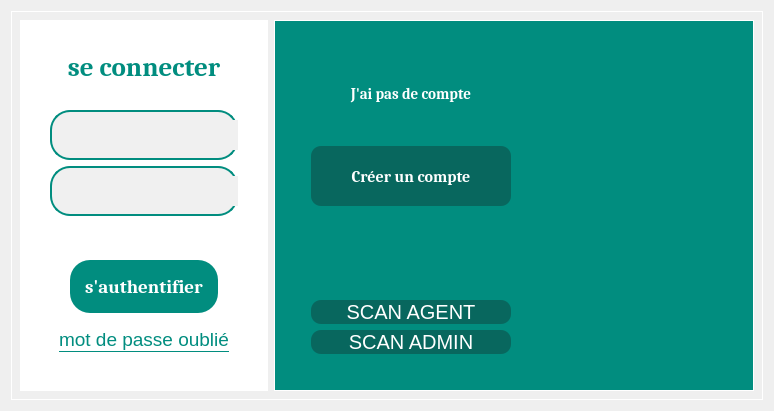
      <widget class="QWidget" name="page_4">
       <layout class="QHBoxLayout" name="horizontalLayout_8">
        <item>
         <widget class="QWidget" name="widget_4" native="true">
          <property name="styleSheet">
           <string notr="true">border: 1px solid #fff;</string>
          </property>
          <layout class="QHBoxLayout" name="horizontalLayout_9">
           <item>
            <widget class="QFrame" name="frame_f2">
             <property name="styleSheet">
              <string notr="true">   background:#fff;</string>
             </property>
             <property name="frameShape">
              <enum>QFrame::StyledPanel</enum>
             </property>
             <property name="frameShadow">
              <enum>QFrame::Raised</enum>
             </property>
             <layout class="QVBoxLayout" name="verticalLayout_14">
              <item>
               <widget class="QFrame" name="frame_19">
                <property name="styleSheet">
                 <string notr="true">   background:#fff;</string>
                </property>
                <property name="frameShape">
                 <enum>QFrame::StyledPanel</enum>
                </property>
                <property name="frameShadow">
                 <enum>QFrame::Raised</enum>
                </property>
                <layout class="QVBoxLayout" name="verticalLayout_15">
                 <item>
                  <widget class="QFrame" name="frame_20">
                   <property name="frameShape">
                    <enum>QFrame::StyledPanel</enum>
                   </property>
                   <property name="frameShadow">
                    <enum>QFrame::Raised</enum>
                   </property>
                   <layout class="QHBoxLayout" name="horizontalLayout_10">
                    <item>
                     <widget class="QLabel" name="label_15">
                      <property name="font">
                       <font>
                        <family>cambria</family>
                        <pointsize>20</pointsize>
                        <weight>75</weight>
                        <bold>true</bold>
                       </font>
                      </property>
                      <property name="styleSheet">
                       <string notr="true">color:rgb(1, 141, 127);</string>
                      </property>
                      <property name="text">
                       <string>se connecter</string>
                      </property>
                      <property name="alignment">
                       <set>Qt::AlignCenter</set>
                      </property>
                     </widget>
                    </item>
                   </layout>
                  </widget>
                 </item>
                 <item>
                  <widget class="QFrame" name="frame_21">
                   <property name="frameShape">
                    <enum>QFrame::StyledPanel</enum>
                   </property>
                   <property name="frameShadow">
                    <enum>QFrame::Raised</enum>
                   </property>
                   <layout class="QVBoxLayout" name="verticalLayout_16">
                    <item>
                     <widget class="QFrame" name="frame_l_clef">
                      <property name="minimumSize">
                       <size>
                        <width>0</width>
                        <height>50</height>
                       </size>
                      </property>
                      <property name="maximumSize">
                       <size>
                        <width>16777215</width>
                        <height>50</height>
                       </size>
                      </property>
                      <property name="styleSheet">
                       <string notr="true">
#frame_l_clef{
background: #f0f0f0;
border: 2px solid rgb(1, 141, 127);
border-radius: 20px;
color: #868686;
}
#lineEdit_ID:focus #frame_id{
border: 2px solid #fff;

}</string>
                      </property>
                      <property name="frameShape">
                       <enum>QFrame::StyledPanel</enum>
                      </property>
                      <property name="frameShadow">
                       <enum>QFrame::Raised</enum>
                      </property>
                      <widget class="QLineEdit" name="lineEdit_clef_login">
                       <property name="geometry">
                        <rect>
                         <x>20</x>
                         <y>10</y>
                         <width>450</width>
                         <height>30</height>
                        </rect>
                       </property>
                       <property name="minimumSize">
                        <size>
                         <width>450</width>
                         <height>30</height>
                        </size>
                       </property>
                       <property name="maximumSize">
                        <size>
                         <width>400</width>
                         <height>30</height>
                        </size>
                       </property>
                       <property name="font">
                        <font>
                         <family>cambria</family>
                         <pointsize>13</pointsize>
                        </font>
                       </property>
                       <property name="styleSheet">
                        <string notr="true">background: #f0f0f0;
border:none;
color: #868686;</string>
                       </property>
                       <property name="echoMode">
                        <enum>QLineEdit::Normal</enum>
                       </property>
                       <property name="alignment">
                        <set>Qt::AlignCenter</set>
                       </property>
                       <property name="placeholderText">
                        <string>adresse e-mail</string>
                       </property>
                      </widget>
                      <widget class="QLabel" name="label_16">
                       <property name="geometry">
                        <rect>
                         <x>20</x>
                         <y>10</y>
                         <width>25</width>
                         <height>30</height>
                        </rect>
                       </property>
                       <property name="minimumSize">
                        <size>
                         <width>25</width>
                         <height>30</height>
                        </size>
                       </property>
                       <property name="maximumSize">
                        <size>
                         <width>20</width>
                         <height>30</height>
                        </size>
                       </property>
                       <property name="styleSheet">
                        <string notr="true">background: #f0f0f0;
border:none;</string>
                       </property>
                       <property name="text">
                        <string/>
                       </property>
                       <property name="pixmap">
                        <pixmap resource="media.qrc">:/icons/ml.png</pixmap>
                       </property>
                       <property name="scaledContents">
                        <bool>true</bool>
                       </property>
                       <property name="alignment">
                        <set>Qt::AlignCenter</set>
                       </property>
                      </widget>
                     </widget>
                    </item>
                    <item>
                     <widget class="QFrame" name="frame_l_mdp">
                      <property name="minimumSize">
                       <size>
                        <width>0</width>
                        <height>50</height>
                       </size>
                      </property>
                      <property name="maximumSize">
                       <size>
                        <width>16777215</width>
                        <height>50</height>
                       </size>
                      </property>
                      <property name="styleSheet">
                       <string notr="true">
#frame_l_mdp{
background: #f0f0f0;
border: 2px solid rgb(1, 141, 127);
border-radius: 20px;
color: #868686;
}
#lineEdit_ID:focus #frame_id{
border: 2px solid #fff;

}</string>
                      </property>
                      <property name="frameShape">
                       <enum>QFrame::StyledPanel</enum>
                      </property>
                      <property name="frameShadow">
                       <enum>QFrame::Raised</enum>
                      </property>
                      <widget class="QLineEdit" name="lineEdit_mdp_login">
                       <property name="geometry">
                        <rect>
                         <x>40</x>
                         <y>10</y>
                         <width>400</width>
                         <height>30</height>
                        </rect>
                       </property>
                       <property name="minimumSize">
                        <size>
                         <width>400</width>
                         <height>30</height>
                        </size>
                       </property>
                       <property name="maximumSize">
                        <size>
                         <width>400</width>
                         <height>30</height>
                        </size>
                       </property>
                       <property name="font">
                        <font>
                         <family>cambria</family>
                         <pointsize>13</pointsize>
                        </font>
                       </property>
                       <property name="styleSheet">
                        <string notr="true">background: #f0f0f0;
border:none;
color: #868686;</string>
                       </property>
                       <property name="echoMode">
                        <enum>QLineEdit::Password</enum>
                       </property>
                       <property name="alignment">
                        <set>Qt::AlignCenter</set>
                       </property>
                       <property name="placeholderText">
                        <string>mot de passe</string>
                       </property>
                      </widget>
                      <widget class="QLabel" name="label_18">
                       <property name="geometry">
                        <rect>
                         <x>20</x>
                         <y>10</y>
                         <width>25</width>
                         <height>30</height>
                        </rect>
                       </property>
                       <property name="minimumSize">
                        <size>
                         <width>25</width>
                         <height>30</height>
                        </size>
                       </property>
                       <property name="maximumSize">
                        <size>
                         <width>20</width>
                         <height>30</height>
                        </size>
                       </property>
                       <property name="styleSheet">
                        <string notr="true">background: #f0f0f0;
border:none;</string>
                       </property>
                       <property name="text">
                        <string/>
                       </property>
                       <property name="pixmap">
                        <pixmap resource="media.qrc">:/images/img/lock.png</pixmap>
                       </property>
                       <property name="scaledContents">
                        <bool>true</bool>
                       </property>
                       <property name="alignment">
                        <set>Qt::AlignCenter</set>
                       </property>
                      </widget>
                      <widget class="QPushButton" name="pushButton_hidden_mdp">
                       <property name="geometry">
                        <rect>
                         <x>410</x>
                         <y>10</y>
                         <width>31</width>
                         <height>28</height>
                        </rect>
                       </property>
                       <property name="styleSheet">
                        <string notr="true">background: #f0f0f0;
border:none;</string>
                       </property>
                       <property name="text">
                        <string/>
                       </property>
                       <property name="iconSize">
                        <size>
                         <width>30</width>
                         <height>30</height>
                        </size>
                       </property>
                      </widget>
                     </widget>
                    </item>
                   </layout>
                  </widget>
                 </item>
                 <item>
                  <widget class="QFrame" name="frame_26">
                   <property name="font">
                    <font>
                     <family>cambria</family>
                     <pointsize>12</pointsize>
                     <weight>75</weight>
                     <bold>true</bold>
                    </font>
                   </property>
                   <property name="styleSheet">
                    <string notr="true">background: none;</string>
                   </property>
                   <property name="frameShape">
                    <enum>QFrame::StyledPanel</enum>
                   </property>
                   <property name="frameShadow">
                    <enum>QFrame::Raised</enum>
                   </property>
                   <layout class="QHBoxLayout" name="horizontalLayout_2">
                    <item>
                     <widget class="QFrame" name="frame_62">
                      <property name="styleSheet">
                       <string notr="true">border: none</string>
                      </property>
                      <property name="frameShape">
                       <enum>QFrame::StyledPanel</enum>
                      </property>
                      <property name="frameShadow">
                       <enum>QFrame::Raised</enum>
                      </property>
                      <layout class="QVBoxLayout" name="verticalLayout_2">
                       <item>
                        <widget class="QFrame" name="frame">
                         <property name="frameShape">
                          <enum>QFrame::StyledPanel</enum>
                         </property>
                         <property name="frameShadow">
                          <enum>QFrame::Raised</enum>
                         </property>
                         <layout class="QHBoxLayout" name="horizontalLayout">
                          <item alignment="Qt::AlignHCenter">
                           <widget class="QPushButton" name="pushButton_signin">
                            <property name="font">
                             <font>
                              <family>cambria</family>
                              <pointsize>14</pointsize>
                              <weight>75</weight>
                              <bold>true</bold>
                             </font>
                            </property>
                            <property name="cursor">
                             <cursorShape>PointingHandCursor</cursorShape>
                            </property>
                            <property name="styleSheet">
                             <string notr="true">border-radius: 20px;
padding:15px;
background: rgb(1, 141, 127);
color:#fff;</string>
                            </property>
                            <property name="text">
                             <string extracomment="bouton de connexion">s'authentifier</string>
                            </property>
                            <property name="icon">
                             <iconset resource="media.qrc">
                              <normaloff>:/icons/Key.png</normaloff>:/icons/Key.png</iconset>
                            </property>
                            <property name="iconSize">
                             <size>
                              <width>30</width>
                              <height>30</height>
                             </size>
                            </property>
                           </widget>
                          </item>
                         </layout>
                        </widget>
                       </item>
                       <item alignment="Qt::AlignHCenter">
                        <widget class="QPushButton" name="pushButton_forgot_pw">
                         <property name="font">
                          <font>
                           <pointsize>14</pointsize>
                          </font>
                         </property>
                         <property name="cursor">
                          <cursorShape>PointingHandCursor</cursorShape>
                         </property>
                         <property name="styleSheet">
                          <string notr="true">border-bottom: 1px solid rgb(1, 141, 127);
color:rgb(1, 141, 127);
</string>
                         </property>
                         <property name="text">
                          <string>mot de passe oublié</string>
                         </property>
                        </widget>
                       </item>
                      </layout>
                     </widget>
                    </item>
                   </layout>
                  </widget>
                 </item>
                </layout>
               </widget>
              </item>
             </layout>
            </widget>
           </item>
           <item>
            <widget class="QFrame" name="frame_r2">
             <property name="whatsThis">
              <string>#frame_4{
    position: relative;
    width:70vw;
    height: 80vh;
    background: #fff;
    border-radius: 15px;
    box-shadow: 0 4px 20px 0 rgba(0, 0, 0, 0.3), 0 6px 20px 0 rgba(0, 0, 0, 0.3);
    overflow: hidden;
}
/* non intg */
#frame_4::before{
    content: &quot;&quot;;
    position: absolute;
    top: 0;
    left: -50%;
    width: 100%;
    height: 100%;
    background: linear-gradient(-45deg,rgb(1, 141, 127),rgb(8, 103, 94));
     z-index: 6;
     transform: translateX(100%);
     transition: 1s ease-in-out;
}</string>
             </property>
             <property name="styleSheet">
              <string notr="true">
    background:rgb(1, 141, 127);
    transform: translateX(100%);
     transition: 1s ease-in-out;
border: 1px solid #fff;
</string>
             </property>
             <property name="frameShape">
              <enum>QFrame::StyledPanel</enum>
             </property>
             <property name="frameShadow">
              <enum>QFrame::Raised</enum>
             </property>
             <layout class="QVBoxLayout" name="verticalLayout_17">
              <item>
               <widget class="QFrame" name="frame_25">
                <property name="styleSheet">
                 <string notr="true">   background:rgb(1, 141, 127);
border: none;</string>
                </property>
                <property name="frameShape">
                 <enum>QFrame::StyledPanel</enum>
                </property>
                <property name="frameShadow">
                 <enum>QFrame::Raised</enum>
                </property>
                <layout class="QHBoxLayout" name="horizontalLayout_12">
                 <item>
                  <widget class="QFrame" name="frame_27">
                   <property name="frameShape">
                    <enum>QFrame::StyledPanel</enum>
                   </property>
                   <property name="frameShadow">
                    <enum>QFrame::Raised</enum>
                   </property>
                   <layout class="QVBoxLayout" name="verticalLayout_18">
                    <item>
                     <widget class="QFrame" name="frame_28">
                      <property name="maximumSize">
                       <size>
                        <width>220</width>
                        <height>16777215</height>
                       </size>
                      </property>
                      <property name="styleSheet">
                       <string notr="true">text-align: center;</string>
                      </property>
                      <property name="frameShape">
                       <enum>QFrame::StyledPanel</enum>
                      </property>
                      <property name="frameShadow">
                       <enum>QFrame::Raised</enum>
                      </property>
                      <layout class="QGridLayout" name="gridLayout_8">
                       <item row="4" column="0">
                        <widget class="QLabel" name="label_update">
                         <property name="text">
                          <string/>
                         </property>
                        </widget>
                       </item>
                       <item row="1" column="0">
                        <widget class="QPushButton" name="pushButton_signup">
                         <property name="minimumSize">
                          <size>
                           <width>200</width>
                           <height>50</height>
                          </size>
                         </property>
                         <property name="maximumSize">
                          <size>
                           <width>300</width>
                           <height>80</height>
                          </size>
                         </property>
                         <property name="font">
                          <font>
                           <family>cambria</family>
                           <pointsize>12</pointsize>
                           <weight>75</weight>
                           <bold>true</bold>
                          </font>
                         </property>
                         <property name="cursor">
                          <cursorShape>PointingHandCursor</cursorShape>
                         </property>
                         <property name="styleSheet">
                          <string notr="true"> width: 150px;
    height: 50px;
    border: none;
    border-radius: 10px;
    background: rgb(8, 103, 94);
    color: #fff;
    font-weight: 600;
    margin: 10px 0;
    
    
padding: 5px;</string>
                         </property>
                         <property name="text">
                          <string>Créer un compte</string>
                         </property>
                        </widget>
                       </item>
                       <item row="5" column="0">
                        <widget class="QPushButton" name="pushButton_scanAgent">
                         <property name="font">
                          <font>
                           <pointsize>15</pointsize>
                          </font>
                         </property>
                         <property name="styleSheet">
                          <string notr="true">background-color:  rgb(8, 103, 94);color: #fff;border-radius: 10px;</string>
                         </property>
                         <property name="text">
                          <string>SCAN AGENT</string>
                         </property>
                        </widget>
                       </item>
                       <item row="0" column="0">
                        <widget class="QLabel" name="label_13">
                         <property name="font">
                          <font>
                           <family>cambria</family>
                           <pointsize>11</pointsize>
                           <weight>75</weight>
                           <bold>true</bold>
                          </font>
                         </property>
                         <property name="styleSheet">
                          <string notr="true">color:#fff;</string>
                         </property>
                         <property name="text">
                          <string>J'ai pas de compte</string>
                         </property>
                         <property name="alignment">
                          <set>Qt::AlignCenter</set>
                         </property>
                        </widget>
                       </item>
                       <item row="6" column="0">
                        <widget class="QPushButton" name="pushButton_scanner">
                         <property name="font">
                          <font>
                           <pointsize>15</pointsize>
                          </font>
                         </property>
                         <property name="cursor">
                          <cursorShape>PointingHandCursor</cursorShape>
                         </property>
                         <property name="styleSheet">
                          <string notr="true">background-color:  rgb(8, 103, 94);color: #fff;border-radius: 10px;</string>
                         </property>
                         <property name="text">
                          <string>SCAN ADMIN</string>
                         </property>
                        </widget>
                       </item>
                      </layout>
                     </widget>
                    </item>
                   </layout>
                  </widget>
                 </item>
                 <item>
                  <widget class="QLabel" name="label_12">
                   <property name="minimumSize">
                    <size>
                     <width>200</width>
                     <height>300</height>
                    </size>
                   </property>
                   <property name="maximumSize">
                    <size>
                     <width>300</width>
                     <height>500</height>
                    </size>
                   </property>
                   <property name="cursor">
                    <cursorShape>PointingHandCursor</cursorShape>
                   </property>
                   <property name="text">
                    <string/>
                   </property>
                   <property name="pixmap">
                    <pixmap resource="media.qrc">:/images/img/signup.png</pixmap>
                   </property>
                   <property name="scaledContents">
                    <bool>true</bool>
                   </property>
                  </widget>
                 </item>
                </layout>
               </widget>
              </item>
             </layout>
            </widget>
           </item>
          </layout>
         </widget>
        </item>
       </layout>
      </widget>
